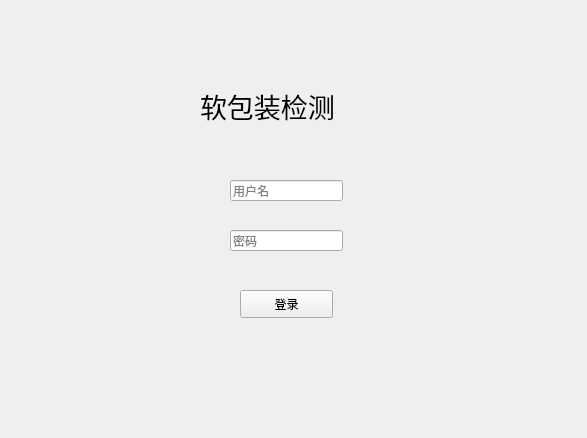
<?xml version="1.0" encoding="UTF-8"?>
<ui version="4.0">
 <class>Form</class>
 <widget class="QWidget" name="Form">
  <property name="geometry">
   <rect>
    <x>0</x>
    <y>0</y>
    <width>587</width>
    <height>438</height>
   </rect>
  </property>
  <property name="sizePolicy">
   <sizepolicy hsizetype="Fixed" vsizetype="Fixed">
    <horstretch>0</horstretch>
    <verstretch>0</verstretch>
   </sizepolicy>
  </property>
  <property name="minimumSize">
   <size>
    <width>587</width>
    <height>438</height>
   </size>
  </property>
  <property name="maximumSize">
   <size>
    <width>587</width>
    <height>438</height>
   </size>
  </property>
  <property name="windowTitle">
   <string>登录</string>
  </property>
  <property name="windowIcon">
   <iconset>
    <normaloff>C:/Users/Lenovo/.designer/image/biao.png</normaloff>C:/Users/Lenovo/.designer/image/biao.png</iconset>
  </property>
  <widget class="QLabel" name="label">
   <property name="geometry">
    <rect>
     <x>120</x>
     <y>70</y>
     <width>61</width>
     <height>81</height>
    </rect>
   </property>
   <property name="text">
    <string/>
   </property>
   <property name="pixmap">
    <pixmap>../image/biao.png</pixmap>
   </property>
   <property name="scaledContents">
    <bool>false</bool>
   </property>
  </widget>
  <widget class="QLabel" name="label_2">
   <property name="geometry">
    <rect>
     <x>200</x>
     <y>80</y>
     <width>321</width>
     <height>51</height>
    </rect>
   </property>
   <property name="font">
    <font>
     <family>Bahnschrift SemiCondensed</family>
     <pointsize>20</pointsize>
    </font>
   </property>
   <property name="text">
    <string>软包装检测</string>
   </property>
  </widget>
  <widget class="QLineEdit" name="edt_username">
   <property name="geometry">
    <rect>
     <x>230</x>
     <y>180</y>
     <width>113</width>
     <height>21</height>
    </rect>
   </property>
   <property name="placeholderText">
    <string>用户名</string>
   </property>
  </widget>
  <widget class="QLineEdit" name="edt_password">
   <property name="geometry">
    <rect>
     <x>230</x>
     <y>230</y>
     <width>113</width>
     <height>21</height>
    </rect>
   </property>
   <property name="echoMode">
    <enum>QLineEdit::Password</enum>
   </property>
   <property name="placeholderText">
    <string>密码</string>
   </property>
  </widget>
  <widget class="QPushButton" name="btn_login">
   <property name="geometry">
    <rect>
     <x>240</x>
     <y>290</y>
     <width>93</width>
     <height>28</height>
    </rect>
   </property>
   <property name="text">
    <string>登录</string>
   </property>
  </widget>
 </widget>
 <resources/>
 <connections/>
</ui>
